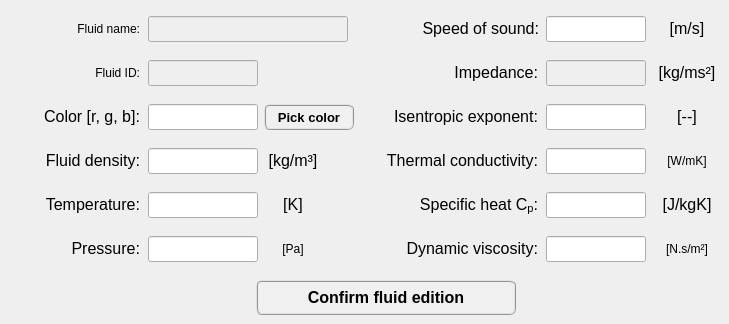
    <widget class="QWidget" name="tab_edit_fluid">
     <attribute name="title">
      <string>Edit</string>
     </attribute>
     <widget class="QPushButton" name="pushButton_confirm_fluid_edition">
      <property name="enabled">
       <bool>true</bool>
      </property>
      <property name="geometry">
       <rect>
        <x>256</x>
        <y>280</y>
        <width>260</width>
        <height>35</height>
       </rect>
      </property>
      <property name="minimumSize">
       <size>
        <width>260</width>
        <height>35</height>
       </size>
      </property>
      <property name="maximumSize">
       <size>
        <width>260</width>
        <height>35</height>
       </size>
      </property>
      <property name="font">
       <font>
        <family>MS Shell Dlg 2</family>
        <pointsize>12</pointsize>
        <weight>75</weight>
        <italic>false</italic>
        <bold>true</bold>
       </font>
      </property>
      <property name="cursor">
       <cursorShape>ArrowCursor</cursorShape>
      </property>
      <property name="layoutDirection">
       <enum>Qt::LeftToRight</enum>
      </property>
      <property name="autoFillBackground">
       <bool>false</bool>
      </property>
      <property name="styleSheet">
       <string notr="true">QPushButton{border-radius: 6px; border-color: rgb(150, 150, 150); border-style: ridge; border-width: 2px; color: rgb(0, 0, 0); background-color: rgb(240, 240, 240); font: 75 bold 12pt &quot;MS Shell Dlg 2&quot;}
QPushButton:hover{border-radius: 6px; border-color: rgb(0, 170, 255); border-style: ridge; border-width: 2px; color: rgb(0, 0, 0); background-color: rgba(174, 213, 255, 100); font: 75 bold 12pt &quot;MS Shell Dlg 2&quot;}
QPushButton:pressed{border-radius: 6px; border-color: rgb(0, 170, 255); border-style: ridge; border-width: 3px; color: rgb(0, 0, 0); background-color: rgb(174, 213, 255); font: 75 bold 12pt &quot;MS Shell Dlg 2&quot;}
QPushButton:disabled{border-radius: 6px; border-color: rgb(150, 150, 150); border-style: ridge; border-width: 3px; color: rgb(150, 150, 150); background-color: rgb(220, 220, 220); font: 75 bold 12pt &quot;MS Shell Dlg 2&quot;}</string>
      </property>
      <property name="text">
       <string>Confirm fluid edition</string>
      </property>
      <property name="shortcut">
       <string>Shift+A</string>
      </property>
      <property name="checkable">
       <bool>false</bool>
      </property>
      <property name="autoDefault">
       <bool>true</bool>
      </property>
      <property name="default">
       <bool>false</bool>
      </property>
      <property name="flat">
       <bool>false</bool>
      </property>
     </widget>
     <widget class="QLineEdit" name="lineEdit_fluid_density_edit">
      <property name="geometry">
       <rect>
        <x>148</x>
        <y>148</y>
        <width>110</width>
        <height>26</height>
       </rect>
      </property>
      <property name="minimumSize">
       <size>
        <width>110</width>
        <height>26</height>
       </size>
      </property>
      <property name="maximumSize">
       <size>
        <width>110</width>
        <height>26</height>
       </size>
      </property>
      <property name="font">
       <font>
        <family>Arial</family>
        <pointsize>11</pointsize>
        <weight>75</weight>
        <italic>false</italic>
        <bold>true</bold>
       </font>
      </property>
      <property name="alignment">
       <set>Qt::AlignCenter</set>
      </property>
     </widget>
     <widget class="QLineEdit" name="lineEdit_impedance_edit">
      <property name="enabled">
       <bool>false</bool>
      </property>
      <property name="geometry">
       <rect>
        <x>546</x>
        <y>60</y>
        <width>100</width>
        <height>26</height>
       </rect>
      </property>
      <property name="minimumSize">
       <size>
        <width>100</width>
        <height>26</height>
       </size>
      </property>
      <property name="maximumSize">
       <size>
        <width>100</width>
        <height>26</height>
       </size>
      </property>
      <property name="font">
       <font>
        <family>Arial</family>
        <pointsize>11</pointsize>
        <weight>75</weight>
        <italic>false</italic>
        <bold>true</bold>
       </font>
      </property>
      <property name="alignment">
       <set>Qt::AlignCenter</set>
      </property>
     </widget>
     <widget class="QLabel" name="coefficient_mK_9">
      <property name="geometry">
       <rect>
        <x>654</x>
        <y>236</y>
        <width>66</width>
        <height>26</height>
       </rect>
      </property>
      <property name="minimumSize">
       <size>
        <width>66</width>
        <height>26</height>
       </size>
      </property>
      <property name="maximumSize">
       <size>
        <width>66</width>
        <height>26</height>
       </size>
      </property>
      <property name="text">
       <string>&lt;html&gt;&lt;head/&gt;&lt;body&gt;&lt;p align=&quot;center&quot;&gt;&lt;span style=&quot; font-style:normal;&quot;&gt;[N.s/m²]&lt;/span&gt;&lt;/p&gt;&lt;/body&gt;&lt;/html&gt;</string>
      </property>
     </widget>
     <widget class="QLabel" name="Name_label_2">
      <property name="geometry">
       <rect>
        <x>10</x>
        <y>16</y>
        <width>130</width>
        <height>26</height>
       </rect>
      </property>
      <property name="minimumSize">
       <size>
        <width>130</width>
        <height>26</height>
       </size>
      </property>
      <property name="maximumSize">
       <size>
        <width>130</width>
        <height>26</height>
       </size>
      </property>
      <property name="text">
       <string>&lt;html&gt;&lt;head/&gt;&lt;body&gt;&lt;p align=&quot;right&quot;&gt;&lt;span style=&quot; font-style:normal;&quot;&gt;Fluid name:&lt;/span&gt;&lt;/p&gt;&lt;/body&gt;&lt;/html&gt;</string>
      </property>
      <property name="alignment">
       <set>Qt::AlignCenter</set>
      </property>
     </widget>
     <widget class="QLabel" name="density_label_15">
      <property name="geometry">
       <rect>
        <x>260</x>
        <y>148</y>
        <width>66</width>
        <height>26</height>
       </rect>
      </property>
      <property name="minimumSize">
       <size>
        <width>66</width>
        <height>26</height>
       </size>
      </property>
      <property name="maximumSize">
       <size>
        <width>66</width>
        <height>26</height>
       </size>
      </property>
      <property name="text">
       <string>&lt;html&gt;&lt;head/&gt;&lt;body&gt;&lt;p&gt;&lt;span style=&quot; font-size:12pt; font-style:normal;&quot;&gt;[kg/m³]&lt;/span&gt;&lt;/p&gt;&lt;/body&gt;&lt;/html&gt;</string>
      </property>
      <property name="alignment">
       <set>Qt::AlignCenter</set>
      </property>
     </widget>
     <widget class="QLabel" name="density_label_16">
      <property name="geometry">
       <rect>
        <x>654</x>
        <y>16</y>
        <width>66</width>
        <height>26</height>
       </rect>
      </property>
      <property name="minimumSize">
       <size>
        <width>66</width>
        <height>26</height>
       </size>
      </property>
      <property name="maximumSize">
       <size>
        <width>66</width>
        <height>26</height>
       </size>
      </property>
      <property name="text">
       <string>&lt;html&gt;&lt;head/&gt;&lt;body&gt;&lt;p&gt;&lt;span style=&quot; font-size:12pt; font-style:normal;&quot;&gt;[m/s]&lt;/span&gt;&lt;/p&gt;&lt;/body&gt;&lt;/html&gt;</string>
      </property>
      <property name="alignment">
       <set>Qt::AlignCenter</set>
      </property>
     </widget>
     <widget class="QLineEdit" name="lineEdit_color_edit">
      <property name="geometry">
       <rect>
        <x>148</x>
        <y>104</y>
        <width>110</width>
        <height>26</height>
       </rect>
      </property>
      <property name="minimumSize">
       <size>
        <width>110</width>
        <height>26</height>
       </size>
      </property>
      <property name="maximumSize">
       <size>
        <width>110</width>
        <height>26</height>
       </size>
      </property>
      <property name="font">
       <font>
        <family>Arial</family>
        <pointsize>11</pointsize>
        <weight>75</weight>
        <italic>false</italic>
        <bold>true</bold>
       </font>
      </property>
      <property name="alignment">
       <set>Qt::AlignCenter</set>
      </property>
     </widget>
     <widget class="QLabel" name="coefficient_mK_10">
      <property name="geometry">
       <rect>
        <x>654</x>
        <y>104</y>
        <width>66</width>
        <height>26</height>
       </rect>
      </property>
      <property name="minimumSize">
       <size>
        <width>66</width>
        <height>26</height>
       </size>
      </property>
      <property name="maximumSize">
       <size>
        <width>66</width>
        <height>26</height>
       </size>
      </property>
      <property name="text">
       <string>&lt;html&gt;&lt;head/&gt;&lt;body&gt;&lt;p align=&quot;center&quot;&gt;&lt;span style=&quot; font-size:12pt; font-style:normal;&quot;&gt;[--]&lt;/span&gt;&lt;/p&gt;&lt;/body&gt;&lt;/html&gt;</string>
      </property>
     </widget>
     <widget class="QLabel" name="YoungMod_label_2">
      <property name="geometry">
       <rect>
        <x>404</x>
        <y>16</y>
        <width>135</width>
        <height>26</height>
       </rect>
      </property>
      <property name="minimumSize">
       <size>
        <width>135</width>
        <height>26</height>
       </size>
      </property>
      <property name="maximumSize">
       <size>
        <width>135</width>
        <height>26</height>
       </size>
      </property>
      <property name="font">
       <font>
        <italic>false</italic>
       </font>
      </property>
      <property name="text">
       <string>&lt;html&gt;&lt;head/&gt;&lt;body&gt;&lt;p align=&quot;right&quot;&gt;&lt;span style=&quot; font-size:12pt;&quot;&gt;Speed of sound:&lt;/span&gt;&lt;/p&gt;&lt;/body&gt;&lt;/html&gt;</string>
      </property>
      <property name="alignment">
       <set>Qt::AlignCenter</set>
      </property>
     </widget>
     <widget class="QLabel" name="coefficient_mK_2">
      <property name="geometry">
       <rect>
        <x>378</x>
        <y>236</y>
        <width>160</width>
        <height>26</height>
       </rect>
      </property>
      <property name="minimumSize">
       <size>
        <width>160</width>
        <height>26</height>
       </size>
      </property>
      <property name="maximumSize">
       <size>
        <width>160</width>
        <height>26</height>
       </size>
      </property>
      <property name="text">
       <string>&lt;html&gt;&lt;head/&gt;&lt;body&gt;&lt;p align=&quot;right&quot;&gt;&lt;span style=&quot; font-size:12pt; font-style:normal;&quot;&gt;Dynamic viscosity:&lt;/span&gt;&lt;/p&gt;&lt;/body&gt;&lt;/html&gt;</string>
      </property>
     </widget>
     <widget class="QLabel" name="ID_label_2">
      <property name="geometry">
       <rect>
        <x>10</x>
        <y>60</y>
        <width>130</width>
        <height>26</height>
       </rect>
      </property>
      <property name="minimumSize">
       <size>
        <width>130</width>
        <height>26</height>
       </size>
      </property>
      <property name="maximumSize">
       <size>
        <width>130</width>
        <height>26</height>
       </size>
      </property>
      <property name="text">
       <string>&lt;html&gt;&lt;head/&gt;&lt;body&gt;&lt;p align=&quot;right&quot;&gt;&lt;span style=&quot; font-style:normal;&quot;&gt;Fluid ID:&lt;/span&gt;&lt;/p&gt;&lt;/body&gt;&lt;/html&gt;</string>
      </property>
      <property name="alignment">
       <set>Qt::AlignCenter</set>
      </property>
     </widget>
     <widget class="QLineEdit" name="lineEdit_name_edit">
      <property name="enabled">
       <bool>false</bool>
      </property>
      <property name="geometry">
       <rect>
        <x>148</x>
        <y>16</y>
        <width>200</width>
        <height>26</height>
       </rect>
      </property>
      <property name="minimumSize">
       <size>
        <width>200</width>
        <height>26</height>
       </size>
      </property>
      <property name="maximumSize">
       <size>
        <width>200</width>
        <height>26</height>
       </size>
      </property>
      <property name="font">
       <font>
        <family>Arial</family>
        <pointsize>10</pointsize>
        <weight>75</weight>
        <italic>false</italic>
        <bold>true</bold>
       </font>
      </property>
      <property name="alignment">
       <set>Qt::AlignCenter</set>
      </property>
     </widget>
     <widget class="QLineEdit" name="lineEdit_specific_heat_Cp_edit">
      <property name="geometry">
       <rect>
        <x>546</x>
        <y>192</y>
        <width>100</width>
        <height>26</height>
       </rect>
      </property>
      <property name="minimumSize">
       <size>
        <width>100</width>
        <height>26</height>
       </size>
      </property>
      <property name="maximumSize">
       <size>
        <width>100</width>
        <height>26</height>
       </size>
      </property>
      <property name="font">
       <font>
        <family>Arial</family>
        <pointsize>11</pointsize>
        <weight>75</weight>
        <italic>false</italic>
        <bold>true</bold>
       </font>
      </property>
      <property name="alignment">
       <set>Qt::AlignCenter</set>
      </property>
     </widget>
     <widget class="QLabel" name="poisson_label_12">
      <property name="geometry">
       <rect>
        <x>368</x>
        <y>148</y>
        <width>170</width>
        <height>26</height>
       </rect>
      </property>
      <property name="minimumSize">
       <size>
        <width>170</width>
        <height>26</height>
       </size>
      </property>
      <property name="maximumSize">
       <size>
        <width>170</width>
        <height>26</height>
       </size>
      </property>
      <property name="text">
       <string>&lt;html&gt;&lt;head/&gt;&lt;body&gt;&lt;p align=&quot;right&quot;&gt;&lt;span style=&quot; font-size:12pt; font-style:normal;&quot;&gt;Thermal conductivity:&lt;/span&gt;&lt;/p&gt;&lt;/body&gt;&lt;/html&gt;</string>
      </property>
     </widget>
     <widget class="QLabel" name="YoungMod_label_9">
      <property name="geometry">
       <rect>
        <x>368</x>
        <y>104</y>
        <width>170</width>
        <height>26</height>
       </rect>
      </property>
      <property name="minimumSize">
       <size>
        <width>170</width>
        <height>26</height>
       </size>
      </property>
      <property name="maximumSize">
       <size>
        <width>170</width>
        <height>26</height>
       </size>
      </property>
      <property name="font">
       <font>
        <italic>false</italic>
       </font>
      </property>
      <property name="text">
       <string>&lt;html&gt;&lt;head/&gt;&lt;body&gt;&lt;p align=&quot;right&quot;&gt;&lt;span style=&quot; font-size:12pt;&quot;&gt;Isentropic exponent:&lt;/span&gt;&lt;/p&gt;&lt;/body&gt;&lt;/html&gt;</string>
      </property>
     </widget>
     <widget class="QLabel" name="density_label_2">
      <property name="geometry">
       <rect>
        <x>10</x>
        <y>148</y>
        <width>130</width>
        <height>26</height>
       </rect>
      </property>
      <property name="minimumSize">
       <size>
        <width>130</width>
        <height>26</height>
       </size>
      </property>
      <property name="maximumSize">
       <size>
        <width>130</width>
        <height>26</height>
       </size>
      </property>
      <property name="text">
       <string>&lt;html&gt;&lt;head/&gt;&lt;body&gt;&lt;p align=&quot;right&quot;&gt;&lt;span style=&quot; font-size:12pt; font-style:normal;&quot;&gt;Fluid density:&lt;/span&gt;&lt;/p&gt;&lt;/body&gt;&lt;/html&gt;</string>
      </property>
      <property name="alignment">
       <set>Qt::AlignCenter</set>
      </property>
     </widget>
     <widget class="QLabel" name="density_label_9">
      <property name="geometry">
       <rect>
        <x>654</x>
        <y>192</y>
        <width>66</width>
        <height>26</height>
       </rect>
      </property>
      <property name="minimumSize">
       <size>
        <width>66</width>
        <height>26</height>
       </size>
      </property>
      <property name="maximumSize">
       <size>
        <width>66</width>
        <height>26</height>
       </size>
      </property>
      <property name="text">
       <string>&lt;html&gt;&lt;head/&gt;&lt;body&gt;&lt;p align=&quot;center&quot;&gt;&lt;span style=&quot; font-size:12pt; font-style:normal;&quot;&gt;[J/kgK]&lt;/span&gt;&lt;/p&gt;&lt;/body&gt;&lt;/html&gt;</string>
      </property>
     </widget>
     <widget class="QLineEdit" name="lineEdit_dynamic_viscosity_edit">
      <property name="geometry">
       <rect>
        <x>546</x>
        <y>236</y>
        <width>100</width>
        <height>26</height>
       </rect>
      </property>
      <property name="minimumSize">
       <size>
        <width>100</width>
        <height>26</height>
       </size>
      </property>
      <property name="maximumSize">
       <size>
        <width>100</width>
        <height>26</height>
       </size>
      </property>
      <property name="font">
       <font>
        <family>Arial</family>
        <pointsize>11</pointsize>
        <weight>75</weight>
        <italic>false</italic>
        <bold>true</bold>
       </font>
      </property>
      <property name="alignment">
       <set>Qt::AlignCenter</set>
      </property>
     </widget>
     <widget class="QLineEdit" name="lineEdit_thermal_conductivity_edit">
      <property name="geometry">
       <rect>
        <x>546</x>
        <y>148</y>
        <width>100</width>
        <height>26</height>
       </rect>
      </property>
      <property name="minimumSize">
       <size>
        <width>100</width>
        <height>26</height>
       </size>
      </property>
      <property name="maximumSize">
       <size>
        <width>100</width>
        <height>26</height>
       </size>
      </property>
      <property name="font">
       <font>
        <family>Arial</family>
        <pointsize>11</pointsize>
        <weight>75</weight>
        <italic>false</italic>
        <bold>true</bold>
       </font>
      </property>
      <property name="alignment">
       <set>Qt::AlignCenter</set>
      </property>
     </widget>
     <widget class="QLabel" name="poisson_label_4">
      <property name="geometry">
       <rect>
        <x>408</x>
        <y>60</y>
        <width>130</width>
        <height>26</height>
       </rect>
      </property>
      <property name="minimumSize">
       <size>
        <width>130</width>
        <height>26</height>
       </size>
      </property>
      <property name="maximumSize">
       <size>
        <width>130</width>
        <height>26</height>
       </size>
      </property>
      <property name="text">
       <string>&lt;html&gt;&lt;head/&gt;&lt;body&gt;&lt;p align=&quot;right&quot;&gt;&lt;span style=&quot; font-size:12pt; font-style:normal;&quot;&gt;Impedance:&lt;/span&gt;&lt;/p&gt;&lt;/body&gt;&lt;/html&gt;</string>
      </property>
     </widget>
     <widget class="QLabel" name="density_label_17">
      <property name="geometry">
       <rect>
        <x>654</x>
        <y>60</y>
        <width>66</width>
        <height>26</height>
       </rect>
      </property>
      <property name="minimumSize">
       <size>
        <width>66</width>
        <height>26</height>
       </size>
      </property>
      <property name="maximumSize">
       <size>
        <width>66</width>
        <height>26</height>
       </size>
      </property>
      <property name="text">
       <string>&lt;html&gt;&lt;head/&gt;&lt;body&gt;&lt;p&gt;&lt;span style=&quot; font-size:12pt; font-style:normal;&quot;&gt;[kg/ms²]&lt;/span&gt;&lt;/p&gt;&lt;/body&gt;&lt;/html&gt;</string>
      </property>
      <property name="alignment">
       <set>Qt::AlignCenter</set>
      </property>
     </widget>
     <widget class="QLabel" name="density_label_18">
      <property name="geometry">
       <rect>
        <x>388</x>
        <y>192</y>
        <width>150</width>
        <height>26</height>
       </rect>
      </property>
      <property name="minimumSize">
       <size>
        <width>150</width>
        <height>26</height>
       </size>
      </property>
      <property name="maximumSize">
       <size>
        <width>150</width>
        <height>26</height>
       </size>
      </property>
      <property name="text">
       <string>&lt;html&gt;&lt;head/&gt;&lt;body&gt;&lt;p align=&quot;right&quot;&gt;&lt;span style=&quot; font-size:12pt; font-style:normal;&quot;&gt;Specific heat C&lt;/span&gt;&lt;span style=&quot; font-size:12pt; font-style:normal; vertical-align:sub;&quot;&gt;p&lt;/span&gt;&lt;span style=&quot; font-size:12pt; font-style:normal;&quot;&gt;:&lt;/span&gt;&lt;/p&gt;&lt;/body&gt;&lt;/html&gt;</string>
      </property>
     </widget>
     <widget class="QLineEdit" name="lineEdit_speed_of_sound_edit">
      <property name="geometry">
       <rect>
        <x>546</x>
        <y>16</y>
        <width>100</width>
        <height>26</height>
       </rect>
      </property>
      <property name="minimumSize">
       <size>
        <width>100</width>
        <height>26</height>
       </size>
      </property>
      <property name="maximumSize">
       <size>
        <width>100</width>
        <height>26</height>
       </size>
      </property>
      <property name="font">
       <font>
        <family>Arial</family>
        <pointsize>11</pointsize>
        <weight>75</weight>
        <italic>false</italic>
        <bold>true</bold>
       </font>
      </property>
      <property name="alignment">
       <set>Qt::AlignCenter</set>
      </property>
     </widget>
     <widget class="QLineEdit" name="lineEdit_id_edit">
      <property name="enabled">
       <bool>false</bool>
      </property>
      <property name="geometry">
       <rect>
        <x>148</x>
        <y>60</y>
        <width>110</width>
        <height>26</height>
       </rect>
      </property>
      <property name="minimumSize">
       <size>
        <width>110</width>
        <height>26</height>
       </size>
      </property>
      <property name="maximumSize">
       <size>
        <width>110</width>
        <height>26</height>
       </size>
      </property>
      <property name="font">
       <font>
        <family>Arial</family>
        <pointsize>11</pointsize>
        <weight>75</weight>
        <italic>false</italic>
        <bold>true</bold>
       </font>
      </property>
      <property name="alignment">
       <set>Qt::AlignCenter</set>
      </property>
     </widget>
     <widget class="QLabel" name="color_label_3">
      <property name="geometry">
       <rect>
        <x>10</x>
        <y>104</y>
        <width>130</width>
        <height>26</height>
       </rect>
      </property>
      <property name="minimumSize">
       <size>
        <width>130</width>
        <height>26</height>
       </size>
      </property>
      <property name="maximumSize">
       <size>
        <width>130</width>
        <height>26</height>
       </size>
      </property>
      <property name="text">
       <string>&lt;html&gt;&lt;head/&gt;&lt;body&gt;&lt;p align=&quot;right&quot;&gt;&lt;span style=&quot; font-size:12pt; font-style:normal;&quot;&gt;Color [r, g, b]:&lt;/span&gt;&lt;/p&gt;&lt;/body&gt;&lt;/html&gt;</string>
      </property>
      <property name="alignment">
       <set>Qt::AlignCenter</set>
      </property>
     </widget>
     <widget class="QLineEdit" name="lineEdit_isentropic_exponent_edit">
      <property name="geometry">
       <rect>
        <x>546</x>
        <y>104</y>
        <width>100</width>
        <height>26</height>
       </rect>
      </property>
      <property name="minimumSize">
       <size>
        <width>100</width>
        <height>26</height>
       </size>
      </property>
      <property name="maximumSize">
       <size>
        <width>100</width>
        <height>26</height>
       </size>
      </property>
      <property name="font">
       <font>
        <family>Arial</family>
        <pointsize>11</pointsize>
        <weight>75</weight>
        <italic>false</italic>
        <bold>true</bold>
       </font>
      </property>
      <property name="alignment">
       <set>Qt::AlignCenter</set>
      </property>
     </widget>
     <widget class="QLabel" name="poisson_label_5">
      <property name="geometry">
       <rect>
        <x>654</x>
        <y>148</y>
        <width>66</width>
        <height>26</height>
       </rect>
      </property>
      <property name="minimumSize">
       <size>
        <width>66</width>
        <height>26</height>
       </size>
      </property>
      <property name="maximumSize">
       <size>
        <width>66</width>
        <height>26</height>
       </size>
      </property>
      <property name="text">
       <string>&lt;html&gt;&lt;head/&gt;&lt;body&gt;&lt;p align=&quot;center&quot;&gt;&lt;span style=&quot; font-style:normal;&quot;&gt;[W/mK]&lt;/span&gt;&lt;/p&gt;&lt;/body&gt;&lt;/html&gt;</string>
      </property>
     </widget>
     <widget class="QPushButton" name="pushButton_pickColor_edit">
      <property name="geometry">
       <rect>
        <x>264</x>
        <y>104</y>
        <width>90</width>
        <height>26</height>
       </rect>
      </property>
      <property name="minimumSize">
       <size>
        <width>90</width>
        <height>26</height>
       </size>
      </property>
      <property name="maximumSize">
       <size>
        <width>90</width>
        <height>26</height>
       </size>
      </property>
      <property name="font">
       <font>
        <family>MS Shell Dlg 2</family>
        <pointsize>10</pointsize>
        <weight>75</weight>
        <italic>false</italic>
        <bold>true</bold>
       </font>
      </property>
      <property name="styleSheet">
       <string notr="true">QPushButton{border-radius: 6px; border-color: rgb(150, 150, 150); border-style: ridge; border-width: 2px; color: rgb(0, 0, 0); background-color: rgb(240, 240, 240); font: 75 bold 10pt &quot;MS Shell Dlg 2&quot;}
QPushButton:hover{border-radius: 6px; border-color: rgb(0, 170, 255); border-style: ridge; border-width: 2px; color: rgb(0, 0, 0); background-color: rgba(174, 213, 255, 100); font: 75 bold 10pt &quot;MS Shell Dlg 2&quot;}
QPushButton:pressed{border-radius: 6px; border-color: rgb(0, 170, 255); border-style: ridge; border-width: 3px; color: rgb(0, 0, 0); background-color: rgb(174, 213, 255); font: 75 bold 10pt &quot;MS Shell Dlg 2&quot;}
QPushButton:disabled{border-radius: 6px; border-color: rgb(150, 150, 150); border-style: ridge; border-width: 3px; color: rgb(150, 150, 150); background-color: rgb(220, 220, 220); font: 75 bold 10pt &quot;MS Shell Dlg 2&quot;}</string>
      </property>
      <property name="text">
       <string>Pick color</string>
      </property>
     </widget>
     <widget class="QLabel" name="YoungMod_label_11">
      <property name="geometry">
       <rect>
        <x>10</x>
        <y>192</y>
        <width>130</width>
        <height>26</height>
       </rect>
      </property>
      <property name="minimumSize">
       <size>
        <width>130</width>
        <height>26</height>
       </size>
      </property>
      <property name="maximumSize">
       <size>
        <width>130</width>
        <height>26</height>
       </size>
      </property>
      <property name="font">
       <font>
        <italic>false</italic>
       </font>
      </property>
      <property name="text">
       <string>&lt;html&gt;&lt;head/&gt;&lt;body&gt;&lt;p align=&quot;right&quot;&gt;&lt;span style=&quot; font-size:12pt;&quot;&gt;Temperature:&lt;/span&gt;&lt;/p&gt;&lt;/body&gt;&lt;/html&gt;</string>
      </property>
      <property name="alignment">
       <set>Qt::AlignCenter</set>
      </property>
     </widget>
     <widget class="QLineEdit" name="lineEdit_temperature_edit">
      <property name="enabled">
       <bool>true</bool>
      </property>
      <property name="geometry">
       <rect>
        <x>148</x>
        <y>192</y>
        <width>110</width>
        <height>26</height>
       </rect>
      </property>
      <property name="minimumSize">
       <size>
        <width>110</width>
        <height>26</height>
       </size>
      </property>
      <property name="maximumSize">
       <size>
        <width>110</width>
        <height>26</height>
       </size>
      </property>
      <property name="font">
       <font>
        <family>Arial</family>
        <pointsize>11</pointsize>
        <weight>75</weight>
        <italic>false</italic>
        <bold>true</bold>
       </font>
      </property>
      <property name="styleSheet">
       <string notr="true">color: rgb(30, 30, 30);</string>
      </property>
      <property name="text">
       <string/>
      </property>
      <property name="alignment">
       <set>Qt::AlignCenter</set>
      </property>
     </widget>
     <widget class="QLineEdit" name="lineEdit_pressure_edit">
      <property name="enabled">
       <bool>true</bool>
      </property>
      <property name="geometry">
       <rect>
        <x>148</x>
        <y>236</y>
        <width>110</width>
        <height>26</height>
       </rect>
      </property>
      <property name="minimumSize">
       <size>
        <width>110</width>
        <height>26</height>
       </size>
      </property>
      <property name="maximumSize">
       <size>
        <width>110</width>
        <height>26</height>
       </size>
      </property>
      <property name="font">
       <font>
        <family>Arial</family>
        <pointsize>11</pointsize>
        <weight>75</weight>
        <italic>false</italic>
        <bold>true</bold>
       </font>
      </property>
      <property name="styleSheet">
       <string notr="true">color: rgb(30, 30, 30);</string>
      </property>
      <property name="alignment">
       <set>Qt::AlignCenter</set>
      </property>
     </widget>
     <widget class="QLabel" name="density_label_29">
      <property name="geometry">
       <rect>
        <x>260</x>
        <y>192</y>
        <width>66</width>
        <height>26</height>
       </rect>
      </property>
      <property name="minimumSize">
       <size>
        <width>66</width>
        <height>26</height>
       </size>
      </property>
      <property name="maximumSize">
       <size>
        <width>66</width>
        <height>26</height>
       </size>
      </property>
      <property name="text">
       <string>&lt;html&gt;&lt;head/&gt;&lt;body&gt;&lt;p&gt;&lt;span style=&quot; font-size:12pt; font-style:normal;&quot;&gt;[K]&lt;/span&gt;&lt;/p&gt;&lt;/body&gt;&lt;/html&gt;</string>
      </property>
      <property name="alignment">
       <set>Qt::AlignCenter</set>
      </property>
     </widget>
     <widget class="QLabel" name="coefficient_mK_17">
      <property name="geometry">
       <rect>
        <x>10</x>
        <y>236</y>
        <width>130</width>
        <height>26</height>
       </rect>
      </property>
      <property name="minimumSize">
       <size>
        <width>130</width>
        <height>26</height>
       </size>
      </property>
      <property name="maximumSize">
       <size>
        <width>130</width>
        <height>26</height>
       </size>
      </property>
      <property name="text">
       <string>&lt;html&gt;&lt;head/&gt;&lt;body&gt;&lt;p align=&quot;right&quot;&gt;&lt;span style=&quot; font-size:12pt; font-style:normal;&quot;&gt;Pressure:&lt;/span&gt;&lt;/p&gt;&lt;/body&gt;&lt;/html&gt;</string>
      </property>
     </widget>
     <widget class="QLabel" name="coefficient_mK_18">
      <property name="geometry">
       <rect>
        <x>260</x>
        <y>236</y>
        <width>66</width>
        <height>26</height>
       </rect>
      </property>
      <property name="minimumSize">
       <size>
        <width>66</width>
        <height>26</height>
       </size>
      </property>
      <property name="maximumSize">
       <size>
        <width>66</width>
        <height>26</height>
       </size>
      </property>
      <property name="text">
       <string>&lt;html&gt;&lt;head/&gt;&lt;body&gt;&lt;p align=&quot;center&quot;&gt;&lt;span style=&quot; font-style:normal;&quot;&gt;[Pa]&lt;/span&gt;&lt;/p&gt;&lt;/body&gt;&lt;/html&gt;</string>
      </property>
     </widget>
    </widget>
